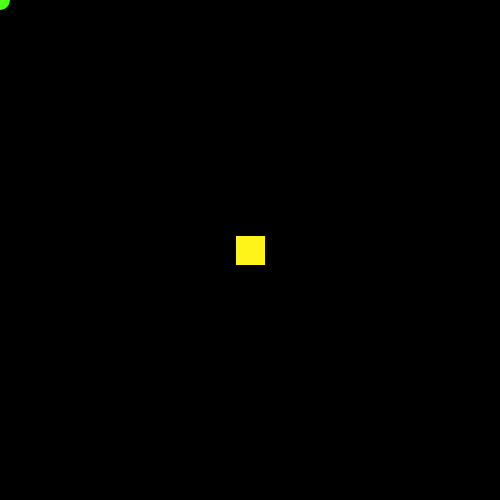
Frame 1 (no input)
Frame 60 (the mouse pressed at the canvas centre just before this capture): identical to frame 1, image omitted
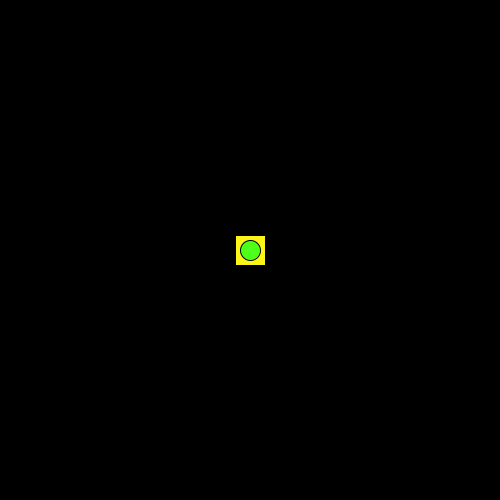
Frame 120 (the mouse held since frame 60 and released just before this capture)

The Processing sketch that drew these frames (run headless with seeded random() and noise(); from frame 60 on, the mouse is pressed at the canvas centre):

// Processing sketch: ejercicio_17
// ── ejercicio_17.pde
int link=20;
int tesoro=30;
float distancia;
float xLink, yLink;
float xTesoro, yTesoro;

void setup(){
  size(500,500);
  rectMode(CENTER);
  xTesoro=width/2;
  yTesoro=height/2;
  
 }

void draw(){
  background(0);
  fill(#FFF41A);
  rect(xTesoro,yTesoro,tesoro,tesoro);
  fill(#4EFF1A);
  ellipse(mouseX,mouseY,link,link);
  distancia=sqrt(pow((xLink-xTesoro),2) + pow((yLink-yTesoro),2));
  println(distancia);
  if (distancia<100){
   textSize(32);
   fill(255,0,0);
   textAlign(CENTER,CENTER);
    text("¡Power up DESACTIVADO!",width/2,height/2);
  }
}

void mouseMoved(){
  xLink=mouseX;
  yLink=mouseY;
}
